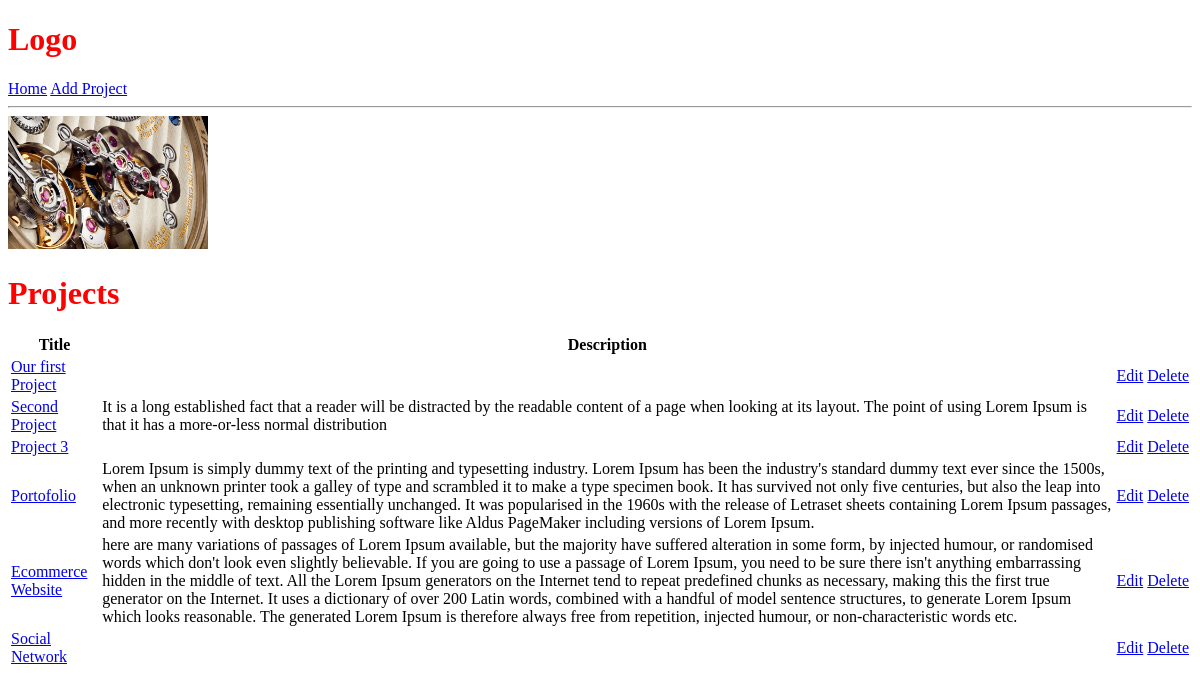
/, run on an earlier commit of the app's database.
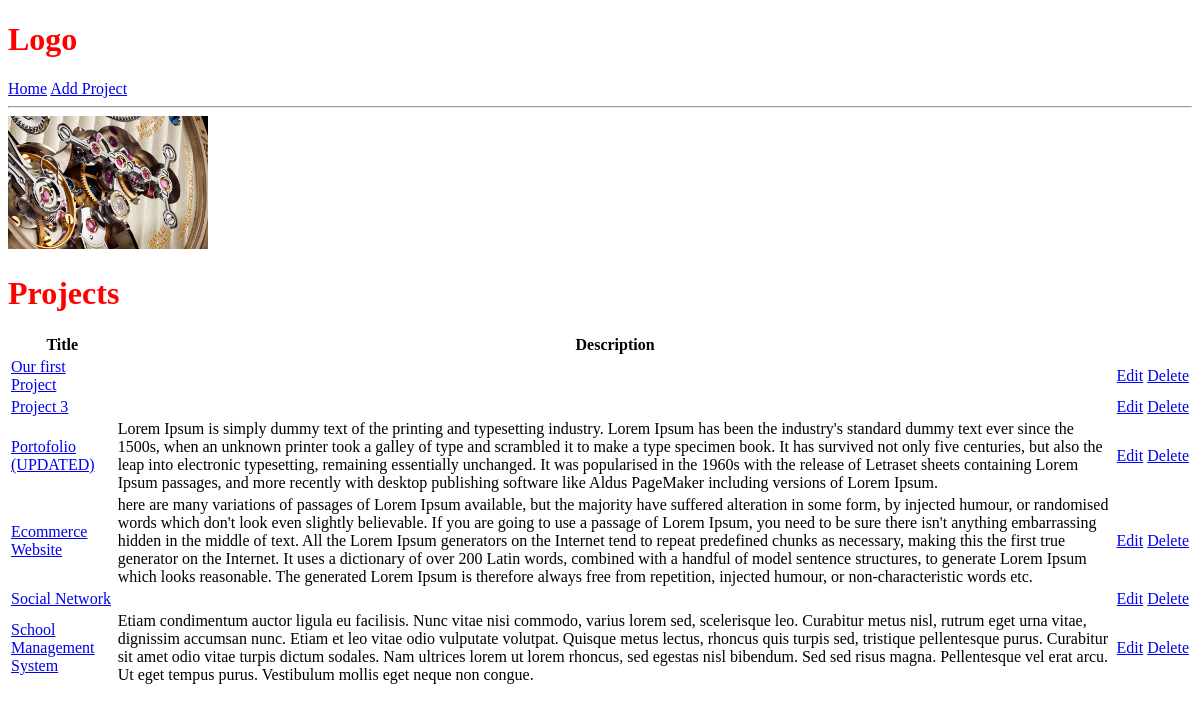
And on a later commit of the database.
### projects/models.py (models this page shows, shortened)
class Project(models.Model):
    title = models.CharField(max_length=200)
    description = models.TextField(null=True, blank=True)
    featured_image = models.ImageField(null=True, blank=True, default="nesto.jpg")
    demo_link = models.CharField(max_length=1000, null=True, blank=True)
    source_link = models.CharField(max_length=1000, null=True, blank=True)
    vote_total = models.IntegerField(default=0)
    vote_ratio = models.IntegerField(default=0)
    tags = models.ManyToManyField('Tag', blank=True)
    created = models.DateTimeField(auto_now_add=True)
    id = models.UUIDField(default=uuid.uuid4, unique=True, primary_key=True, editable=False)

### projects/views.py (the view)
# urls.py: path('',include('projects.urls'))
def projects(request):
    projects = Project.objects.all()
    context = {'projects': projects}
    return render(request, 'projects/projects.html', context)

### projects/templates/projects/projects.html
{% extends 'main.html' %}
{% load static %}
{% block content %}
<img style="width: 200px;"src="{% static 'images/Lange&Sohne.jpeg' %}">
<h1>Projects</h1>
<table>
    <thead>
       <tr>
        <th>Title</th>
        <th>Description</th>
        <th></th>
       </tr>
    </thead>
    <tbody>
        {% for project in projects %}
        <tr>
            <td><a href="{% url 'project' project.id %}">{{project.title }} {% if project.topRated %}<strong>TOP RATED</strong> {% endif %}</a></td>
            <td>{{ project.description }}</td>
            <td><a href="{% url 'update-project' project.id %}">Edit</a></td>
            <td><a href="{% url 'delete-project' project.id %}">Delete</a></td>
        </tr>
        {% endfor %}
    </tbody>
</table>
{% endblock %}

### templates/main.html (shortened to what this page needs)
<!DOCTYPE html>
{% load static %}
<html lang="en">
<head>
    <link rel="stylesheet" type="text/css" media="screen" href='{% static "styles/main.css" %}'>
</head>
<body>
    {% include 'navbar.html' %}
    {% block content %}
    {% endblock %}
</body>
</html>

### templates/navbar.html
<h1>Logo</h1>
<a href="/">Home</a>
<a href="{% url 'create-project' %}">Add Project</a>
<hr>

### static/styles/main.css (style rules this page uses)
body { background-color: white; }
h1 { color: red; }

What changed in the data, as far as the page shows it:
removed Project: title "Second Project", description "It is a long established fact that a reader will be distracted by the readable content of a page when looking at its layout. The point of using Lorem Ipsum is that it has a more-or-less normal distribution"
changed Project: title "Portofolio" → "Portofolio (UPDATED)"
added Project: title "School Management System", description "Etiam condimentum auctor ligula eu facilisis. Nunc vitae nisi commodo, varius lorem sed, scelerisque leo. Curabitur metus nisl, rutrum eget urna vitae, dignissim accumsan nunc. Etiam et leo vitae odio vulputate volutpat. Quisque metus lectus, rhoncus quis turpis sed, tristique pellentesque purus. Curabitur sit amet odio vitae turpis dictum sodales. Nam ultrices lorem ut lorem rhoncus, sed egestas nisl bibendum. Sed sed risus magna. Pellentesque vel erat arcu. Ut eget tempus purus. Vestibulum mollis eget neque non congue."
